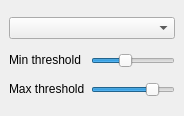
<?xml version="1.0" encoding="UTF-8"?>
<ui version="4.0">
 <class>DockWidget</class>
 <widget class="QDockWidget" name="DockWidget">
  <property name="geometry">
   <rect>
    <x>0</x>
    <y>0</y>
    <width>176</width>
    <height>116</height>
   </rect>
  </property>
  <property name="windowTitle">
   <string>DockWidget</string>
  </property>
  <widget class="QWidget" name="dockWidgetContents">
   <layout class="QGridLayout" name="gridLayout">
    <item row="2" column="1">
     <widget class="QSlider" name="m_SliderEdgeDetectMaxThres">
      <property name="sizePolicy">
       <sizepolicy hsizetype="Fixed" vsizetype="Fixed">
        <horstretch>0</horstretch>
        <verstretch>0</verstretch>
       </sizepolicy>
      </property>
      <property name="maximum">
       <number>255</number>
      </property>
      <property name="value">
       <number>200</number>
      </property>
      <property name="orientation">
       <enum>Qt::Horizontal</enum>
      </property>
     </widget>
    </item>
    <item row="2" column="0">
     <widget class="QLabel" name="label_2">
      <property name="sizePolicy">
       <sizepolicy hsizetype="Fixed" vsizetype="Fixed">
        <horstretch>0</horstretch>
        <verstretch>0</verstretch>
       </sizepolicy>
      </property>
      <property name="text">
       <string>Max threshold</string>
      </property>
     </widget>
    </item>
    <item row="1" column="0">
     <widget class="QLabel" name="label">
      <property name="sizePolicy">
       <sizepolicy hsizetype="Fixed" vsizetype="Fixed">
        <horstretch>0</horstretch>
        <verstretch>0</verstretch>
       </sizepolicy>
      </property>
      <property name="text">
       <string>Min threshold</string>
      </property>
     </widget>
    </item>
    <item row="1" column="1">
     <widget class="QSlider" name="m_SliderEdgeDetectMinThres">
      <property name="sizePolicy">
       <sizepolicy hsizetype="Fixed" vsizetype="Fixed">
        <horstretch>0</horstretch>
        <verstretch>0</verstretch>
       </sizepolicy>
      </property>
      <property name="maximum">
       <number>255</number>
      </property>
      <property name="value">
       <number>100</number>
      </property>
      <property name="orientation">
       <enum>Qt::Horizontal</enum>
      </property>
     </widget>
    </item>
    <item row="0" column="0" colspan="2">
     <widget class="QComboBox" name="m_CameraComboBox"/>
    </item>
   </layout>
  </widget>
 </widget>
 <resources/>
 <connections/>
</ui>
